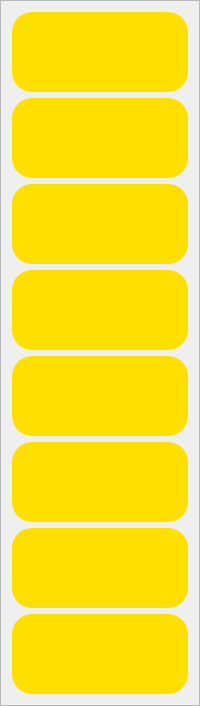
        <widget class="QFrame" name="frame_3">
         <property name="minimumSize">
          <size>
           <width>150</width>
           <height>0</height>
          </size>
         </property>
         <property name="maximumSize">
          <size>
           <width>16777215</width>
           <height>1000</height>
          </size>
         </property>
         <property name="styleSheet">
          <string notr="true">QPushButton{
	background-color: #ffdf00;
	border-radius: 20px;
}</string>
         </property>
         <property name="frameShape">
          <enum>QFrame::StyledPanel</enum>
         </property>
         <property name="frameShadow">
          <enum>QFrame::Raised</enum>
         </property>
         <layout class="QVBoxLayout" name="verticalLayout_2">
          <item>
           <widget class="QPushButton" name="btnHomeScreen">
            <property name="minimumSize">
             <size>
              <width>0</width>
              <height>80</height>
             </size>
            </property>
            <property name="text">
             <string/>
            </property>
            <property name="icon">
             <iconset resource="icons.qrc">
              <normaloff>:/newPrefix/assets/icons/icons/2x/sharp_home_black_48dp.png</normaloff>:/newPrefix/assets/icons/icons/2x/sharp_home_black_48dp.png</iconset>
            </property>
            <property name="iconSize">
             <size>
              <width>48</width>
              <height>48</height>
             </size>
            </property>
           </widget>
          </item>
          <item>
           <widget class="QPushButton" name="btnRobotScreen">
            <property name="minimumSize">
             <size>
              <width>0</width>
              <height>80</height>
             </size>
            </property>
            <property name="text">
             <string/>
            </property>
            <property name="icon">
             <iconset resource="icons.qrc">
              <normaloff>:/newPrefix/assets/icons/icons/2x/sharp_language_black_48dp.png</normaloff>:/newPrefix/assets/icons/icons/2x/sharp_language_black_48dp.png</iconset>
            </property>
            <property name="iconSize">
             <size>
              <width>48</width>
              <height>48</height>
             </size>
            </property>
           </widget>
          </item>
          <item>
           <widget class="QPushButton" name="btnAlarmScreen">
            <property name="minimumSize">
             <size>
              <width>0</width>
              <height>80</height>
             </size>
            </property>
            <property name="text">
             <string/>
            </property>
            <property name="icon">
             <iconset resource="icons.qrc">
              <normaloff>:/newPrefix/assets/icons/icons/2x/sharp_warning_amber_black_48dp.png</normaloff>:/newPrefix/assets/icons/icons/2x/sharp_warning_amber_black_48dp.png</iconset>
            </property>
            <property name="iconSize">
             <size>
              <width>48</width>
              <height>48</height>
             </size>
            </property>
           </widget>
          </item>
          <item>
           <widget class="QPushButton" name="btnProductionScreen">
            <property name="minimumSize">
             <size>
              <width>0</width>
              <height>80</height>
             </size>
            </property>
            <property name="text">
             <string/>
            </property>
            <property name="icon">
             <iconset resource="icons.qrc">
              <normaloff>:/newPrefix/assets/icons/icons/2x/sharp_poll_black_48dp.png</normaloff>:/newPrefix/assets/icons/icons/2x/sharp_poll_black_48dp.png</iconset>
            </property>
            <property name="iconSize">
             <size>
              <width>48</width>
              <height>48</height>
             </size>
            </property>
           </widget>
          </item>
          <item>
           <widget class="QPushButton" name="btnMaintenaceScreen">
            <property name="minimumSize">
             <size>
              <width>0</width>
              <height>80</height>
             </size>
            </property>
            <property name="text">
             <string/>
            </property>
            <property name="icon">
             <iconset resource="icons.qrc">
              <normaloff>:/newPrefix/assets/icons/icons/2x/sharp_build_black_48dp.png</normaloff>:/newPrefix/assets/icons/icons/2x/sharp_build_black_48dp.png</iconset>
            </property>
            <property name="iconSize">
             <size>
              <width>48</width>
              <height>48</height>
             </size>
            </property>
           </widget>
          </item>
          <item>
           <widget class="QPushButton" name="btnEngineeringScreen">
            <property name="minimumSize">
             <size>
              <width>0</width>
              <height>80</height>
             </size>
            </property>
            <property name="text">
             <string/>
            </property>
            <property name="icon">
             <iconset resource="icons.qrc">
              <normaloff>:/newPrefix/assets/icons/icons/2x/sharp_engineering_black_48dp.png</normaloff>:/newPrefix/assets/icons/icons/2x/sharp_engineering_black_48dp.png</iconset>
            </property>
            <property name="iconSize">
             <size>
              <width>48</width>
              <height>48</height>
             </size>
            </property>
           </widget>
          </item>
          <item>
           <widget class="QPushButton" name="btnLogin">
            <property name="minimumSize">
             <size>
              <width>0</width>
              <height>80</height>
             </size>
            </property>
            <property name="text">
             <string/>
            </property>
            <property name="icon">
             <iconset resource="icons.qrc">
              <normaloff>:/newPrefix/assets/icons/icons/2x/sharp_login_black_48dp.png</normaloff>:/newPrefix/assets/icons/icons/2x/sharp_login_black_48dp.png</iconset>
            </property>
            <property name="iconSize">
             <size>
              <width>48</width>
              <height>48</height>
             </size>
            </property>
           </widget>
          </item>
          <item>
           <widget class="QPushButton" name="btnLogout">
            <property name="minimumSize">
             <size>
              <width>0</width>
              <height>80</height>
             </size>
            </property>
            <property name="text">
             <string/>
            </property>
            <property name="icon">
             <iconset resource="icons.qrc">
              <normaloff>:/newPrefix/assets/icons/icons/2x/sharp_logout_black_48dp.png</normaloff>:/newPrefix/assets/icons/icons/2x/sharp_logout_black_48dp.png</iconset>
            </property>
            <property name="iconSize">
             <size>
              <width>48</width>
              <height>48</height>
             </size>
            </property>
           </widget>
          </item>
         </layout>
        </widget>
